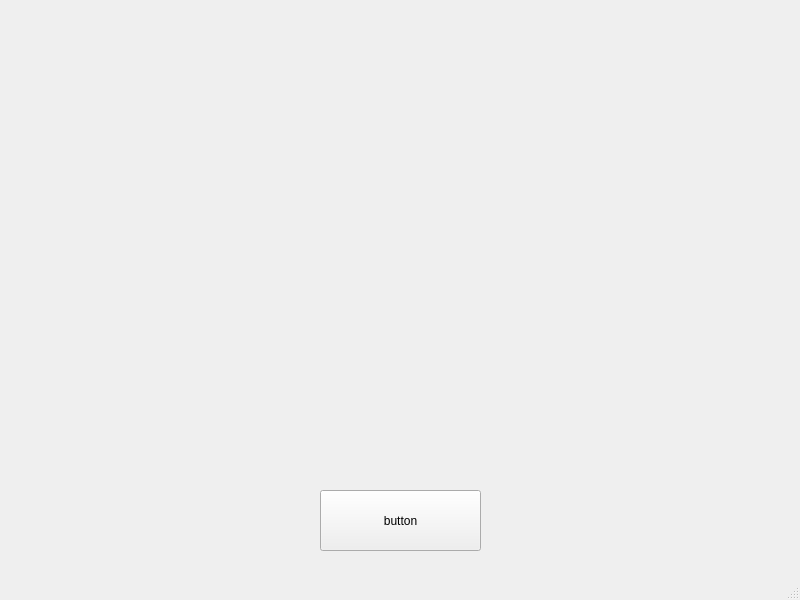
<?xml version="1.0" encoding="UTF-8"?>
<ui version="4.0">
 <class>MainWindow</class>
 <widget class="QMainWindow" name="MainWindow">
  <property name="geometry">
   <rect>
    <x>0</x>
    <y>0</y>
    <width>800</width>
    <height>600</height>
   </rect>
  </property>
  <property name="windowTitle">
   <string>MainWindow</string>
  </property>
  <widget class="QWidget" name="centralwidget">
   <widget class="QPushButton" name="pushButton">
    <property name="geometry">
     <rect>
      <x>320</x>
      <y>490</y>
      <width>161</width>
      <height>61</height>
     </rect>
    </property>
    <property name="text">
     <string>button</string>
    </property>
   </widget>
  </widget>
  <widget class="QMenuBar" name="menubar">
   <property name="geometry">
    <rect>
     <x>0</x>
     <y>0</y>
     <width>800</width>
     <height>21</height>
    </rect>
   </property>
  </widget>
  <widget class="QStatusBar" name="statusbar"/>
 </widget>
 <resources/>
 <connections/>
</ui>
